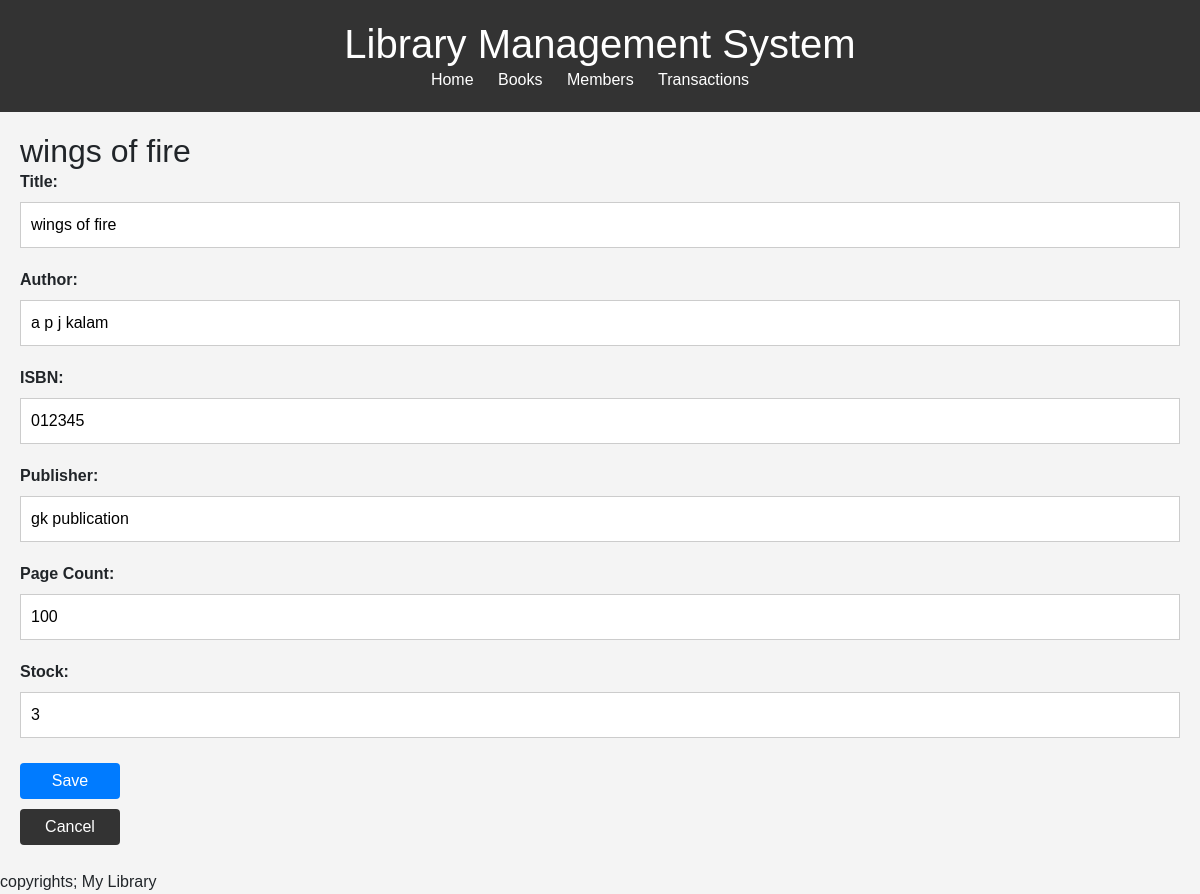
Page /books/1/ on the committed database.
### library_app/models.py (models this page shows, shortened)
class Book(models.Model):
    title = models.CharField(max_length=100)
    author = models.CharField(max_length=100)
    isbn = models.CharField(max_length=13, unique=True)
    publisher = models.CharField(max_length=100)
    page_count = models.PositiveIntegerField(null=True, blank=True)
    stock = models.PositiveIntegerField(null=True, blank=True)

### library_app/views.py (the view)
# urls.py: path('books/<int:pk>/', views.book_update, name='book_update'),
def book_update(request, pk):
    book = get_object_or_404(Book, pk=pk)
    if request.method == 'POST':
        form = BookForm(request.POST, instance=book)
        if form.is_valid():
            form.save()
            return redirect('book_list')
    else:
        form = BookForm(instance=book)
    return render(request, 'book_update.html', {'form': form,"xyz":book})

### library_app/forms.py
class BookForm(forms.ModelForm):
    class Meta:
        model = Book
        fields = '__all__'

### templates/book_update.html (shortened to what this page needs)
{% extends 'base.html' %}
{% block content %}
  <h2>{{ form.instance.title|default:"Add book" }}</h2>
  <form method="post">
    <div class="form-group">
      <label for="{{ form.title.id }}">Title:</label>
      {{ form.title }}
    </div>
    <div class="form-group">
      <label for="{{ form.author.id }}">Author:</label>
      {{ form.author }}
    </div>
    <div class="form-group">
      <label for="{{ form.isbn.id }}">ISBN:</label>
      {{ form.isbn }}
    </div>
    <div class="form-group">
      <label for="{{ form.publisher.id }}">Publisher:</label>
      {{ form.publisher }}
    </div>
    <div class="form-group">
      <label for="{{ form.page_count.id }}">Page Count:</label>
      {{ form.page_count }}
    </div>
    <div class="form-group">
      <label for="{{ form.stock.id }}">Stock:</label>
      {{ form.stock }}
    </div>
    <button type="submit" class="btn btn-primary">Save</button>
  </form>
  <a href="{% url 'book_list' %}" class="btn btn-secondary">Cancel</a>
{% endblock %}

### static/css/style.css (style rules this page uses)
body, h1, h2, h3, p, ul, li { margin: 0; padding: 0; }
body { background-color: #f4f4f4; font-family: Arial, sans-serif; }
.btn { background-color: #333; color: #fff; text-decoration: none; border: none; cursor: pointer; width: 100px; height: auto; margin: 5px 0; }
.btn-primary { background-color: #007bff; }
.form-group { margin-bottom: 20px; }
label { font-weight: bold; }
input[type="text"], input[type="date"], input[type="email"], input[type="number"], textarea { width: 100%; padding: 10px; border: 1px solid #ccc; }

### rows in the picture
Book: instance "wings of fire", title "wings of fire", author "a p j kalam", isbn "012345", publisher "gk publication", page_count "100", stock "3"
